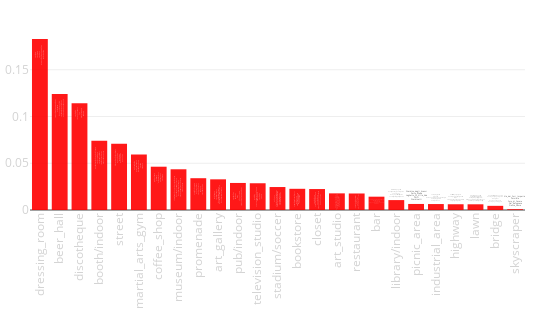

Source (notebook cell):
### Code cell
tags_rate(city_data)

### Figure 1 — Plotly figure (JSON) as saved in the notebook; plotly's stock layout.template omitted (floating-point values rounded to 4 significant figures)
{"data": [{"hoverinfo": "y+text", "marker": {"color": "red"}, "opacity": 0.9, "text": ["H_M_Via_Del_Corso<br>Via_Flaminia_448_B_Ch_c_Showroom<br>Zara_Roma<br>Giulio_Verne<br>Dior_Roma", "Queen_Makeda_Grand_Pub<br>The_Jerry_Thomas_Project_Rome<br>Jerry_Thomas_Speakeasy<br>Morrisons_Pub<br>THE_DRUNKEN_SHIP_OFFICIAL", "NICE_Disco<br>BARRIO_LATINO<br>Zaz_<br>Sublime_Le_Colonial<br>El_Cid_Roma", "Mondadori_Bookstore<br>Scuola_dello_Sport_CONI<br>Le_M_ridien_Visconti_Rome<br>Hotel_Cicerone_Roma<br>Holiday_Inn_Rome_Eur_Parco_dei_Medici", "Via_Condotti<br>Via_dei_Condotti<br>Via_Del_Corso_<br>Via_dei_Condotti<br>Castel_Sant_Angelo_Rome_Italy", "Palatorrino<br>Ials_Roma<br>DAF_Dance_Arts_Faculty<br>Palestre_Passion_Fitness<br>Virgin_Active_EUR", "ZUM_Roma<br>Caff_Tazza_dOro<br>Sant_Eustachio_Il_Caff_<br>Roscioli_Caff_<br>Antico_Caff_Greco", "Museo_Palatino<br>Museo_Hendrik_Christian_Andersen<br>Palazzo_Cipolla_Mostra_Banksy<br>Guerra_Capitalismo_e_Libert_Banksy<br>Museo_Nazionale_Romano_Palazzo_Altemps", "Via_dei_Fori_Imperiali<br>Ponte_Sisto<br>SantAngelo_Rome<br>Castel_SantAngelo<br>Giardino_degli_Aranci", "Palazzo_Cipolla_Mostra_Banksy<br>Guerra_Capitalismo_e_Libert_Banksy<br>Palazzo_Cipolla_Mostra_Banksy<br>Palazzo_Corsini_Rome<br>Palazzo_Cipolla", "THE_DRUNKEN_SHIP_OFFICIAL<br>Blume_Lounge<br>Sciam<br>Club_Derri_re<br>Fingers_Roma", "Radio2<br>El_Cid_Roma<br>Radio_Kaos_Italy<br>DEAR_Studi_Televisivi_Nomentano<br>City_Dream", "Stadio_Olimpico_Di_Roma<br>Stadio_Olimpico_Roma<br>Olimpic_Stadium_Rome_Asroma<br>Stadio_Olimpico_Curva_Nord_12<br>Curva_Sud", "Altroquando<br>Biblioteca_Angelica<br>Mondadori_Bookstore<br>Goody_music<br>Teatro_Quirino_Vittorio_Gassman", "True_Love_Shop<br>Massyedany_Cheapandchic<br>Georges_donna<br>Roma_Vintage_Boutique<br>Georges_uomo", "Family_tattoo_shop<br>Ultimi_Romantici_Tattoo<br>Galleria_Lorcan_ONeill_Roma<br>Palazzo_Cipolla_Mostra_Banksy<br>Caligula_Tattoo_Studio", "Alfredo_alla_Scrofa_Roma_Italia<br>Alfredo_alla_Scrofa<br>Collegio<br>Ristorante_Il_Vero_Alfredo<br>Ristorante_Due_Ladroni", "The_Jerry_Thomas_Project_Rome<br>Morrisons_Pub<br>Club_Derri_re<br>Jerry_Thomas_Speakeasy<br>ARGOT", "Biblioteca_Angelica<br>Keats_Shelley_House_Rome<br>La_Veranda<br>Red_La_Feltrinelli_Roma<br>Santa_Maria_sopra_Minerva", "Giardino_degli_Aranci<br>Parco_Meda<br>Laghetto_Di_Villa_Ada<br>CAIO<br>Giardinetti", "Temple_of_Vesta<br>Via_Sacra<br>Roman_Forum_and_Palantine_Hill<br>Temple_of_Saturn<br>Foro_Romano", "Policlinico_Tor_Vergata<br>Ponte_Regina_Margherita<br>Ripa<br>Stadio_delle_Terme_di_Caracalla<br>Tor_Vergata_Roma", "Aranciera_di_San_Sisto<br>Parco_Villa_Chigi_Roma_<br>Parco_Viale_Tor_Di_Quinto<br>Riserva_naturale_Valle_dellAniene<br>Salesian_Pontifical_University", "Ponte_Vittorio_Emanuele_II<br>Ponte_Sant_Angelo_Roma<br>River_Tiber<br>Ponte_Sant_Angelo<br>Ponte_de_Santo_ngelo", "Via_dei_Fori_Imperiali<br>Corviale<br>Foro_di_Cesare<br>Dal_Bolognese<br>Piazza_Zama"], "type": "bar", "uid": "0aa9ecdc-4291-11e9-9e89-3c15c2cf2370", "x": ["dressing_room", "beer_hall", "discotheque", "booth/indoor", "street", "martial_arts_gym", "coffee_shop", "museum/indoor", "promenade", "art_gallery", "pub/indoor", "television_studio", "stadium/soccer", "bookstore", "closet", "art_studio", "restaurant", "bar", "library/indoor", "picnic_area", "industrial_area", "highway", "lawn", "bridge", "skyscraper"], "y": [0.1829, 0.124, 0.1141, 0.07401, 0.07087, 0.05949, 0.04631, 0.04357, 0.034, 0.03282, 0.02894, 0.02862, 0.02457, 0.02267, 0.02242, 0.0178, 0.01767, 0.01424, 0.0106, 0.006459, 0.006367, 0.006155, 0.006105, 0.004447, 0.0008392]}], "layout": {"height": 330, "margin": {"b": 120, "l": 30, "r": 25, "t": 30}, "showlegend": false, "width": 550, "xaxis": {"tickangle": -90, "tickfont": {"color": "lightgrey", "size": 11.5}}, "xaxis2": {"tickangle": -90, "tickfont": {"color": "lightgrey", "size": 11.5}}, "yaxis": {"tickfont": {"color": "lightgrey", "size": 11.5}}, "yaxis2": {"tickfont": {"color": "lightgrey", "size": 11.5}}}}
